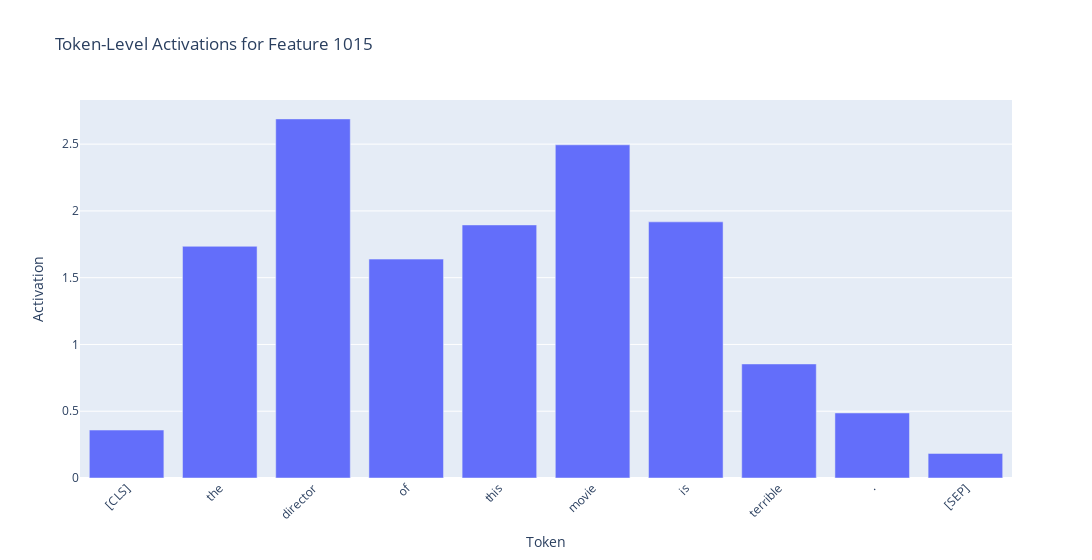

Source (notebook cell):
### Code cell
sentence = """
The director of this movie is terrible.
"""

act_dict = token_level_activations(sentence=sentence, autoencoder=autoencoder, model=model, feature_idx=1015, layer_idx=layer_idx, tokenizer=tokenizer)

### Figure 1 — Plotly figure (JSON) as saved in the notebook; plotly's stock layout.template omitted (floating-point values rounded to 4 significant figures)
{"data": [{"alignmentgroup": "True", "hovertemplate": "Token=%{x}<br>Activation=%{y}<extra></extra>", "legendgroup": "", "marker": {"color": "#636efa", "pattern": {"shape": ""}}, "name": "", "offsetgroup": "", "orientation": "v", "showlegend": false, "textposition": "auto", "type": "bar", "x": ["[CLS]", "the", "director", "of", "this", "movie", "is", "terrible", ".", "[SEP]"], "xaxis": "x", "y": [0.359, 1.735, 2.689, 1.639, 1.895, 2.495, 1.918, 0.854, 0.487, 0.184], "yaxis": "y"}], "layout": {"barmode": "relative", "legend": {"tracegroupgap": 0}, "title": {"text": "Token-Level Activations for Feature 1015"}, "width": 1200, "xaxis": {"anchor": "y", "domain": [0, 1], "tickangle": -45, "title": {"text": "Token"}}, "yaxis": {"anchor": "x", "domain": [0, 1], "title": {"text": "Activation"}}}}
